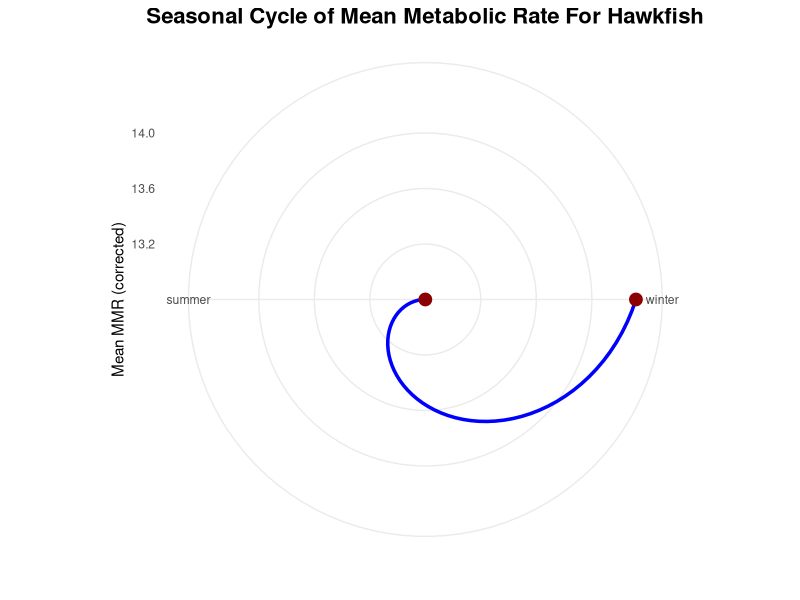
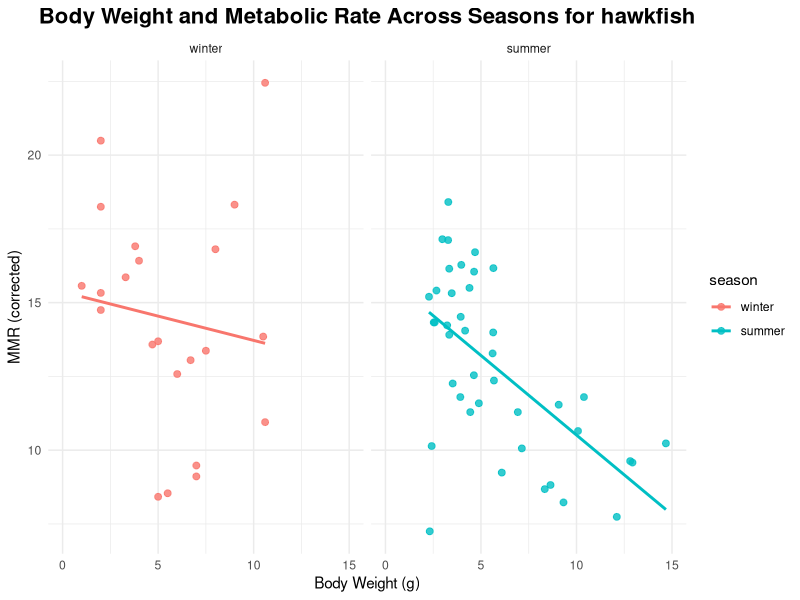
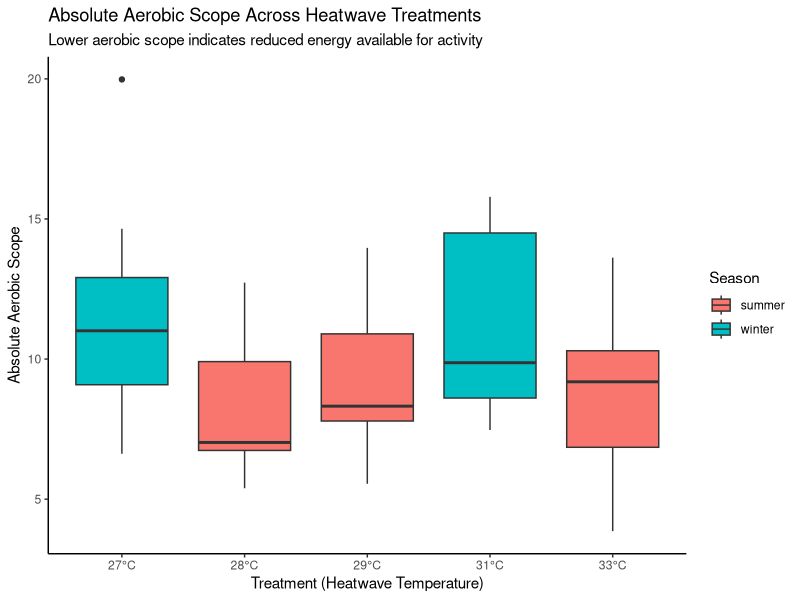
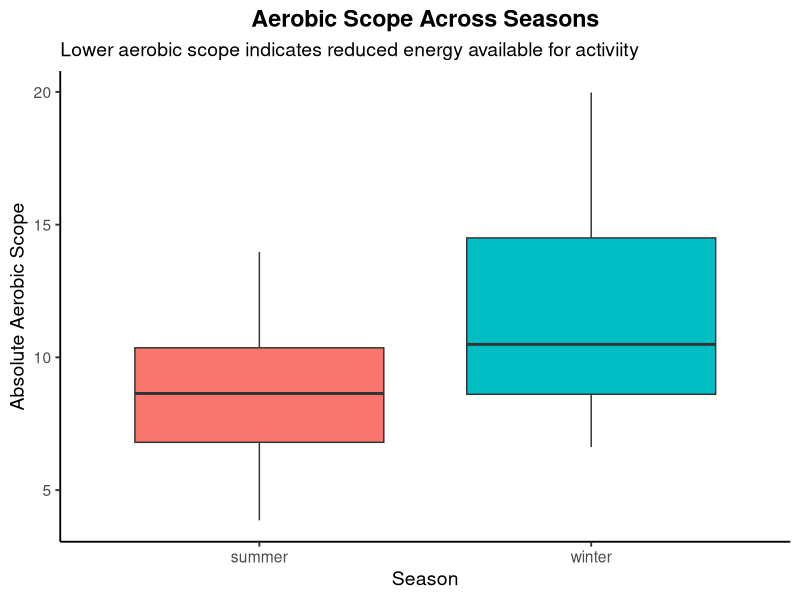
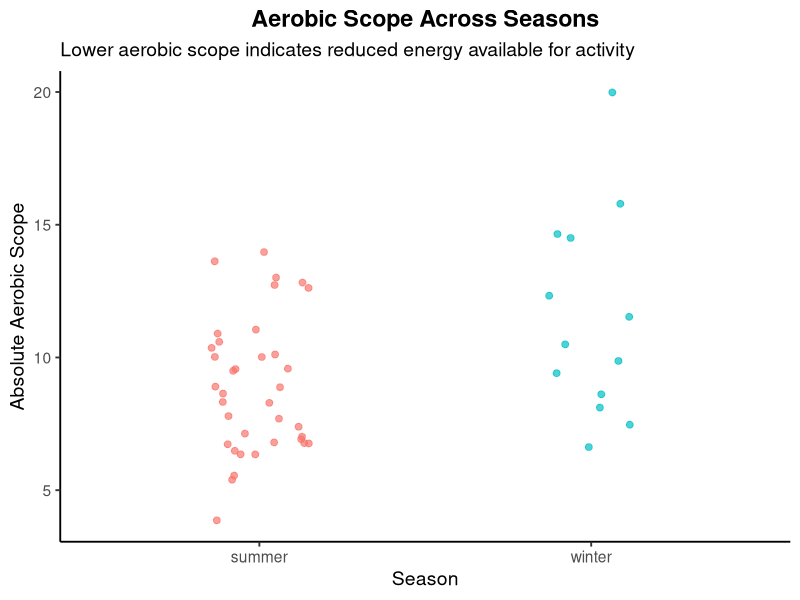
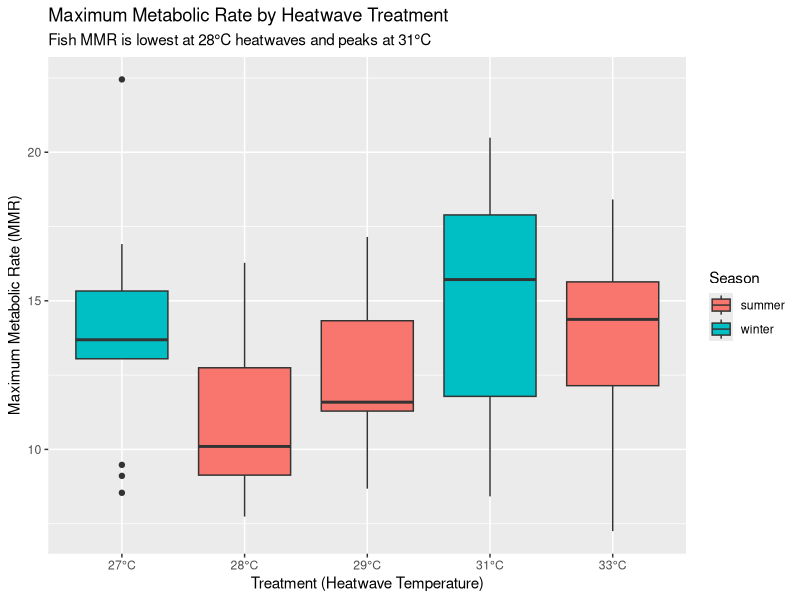
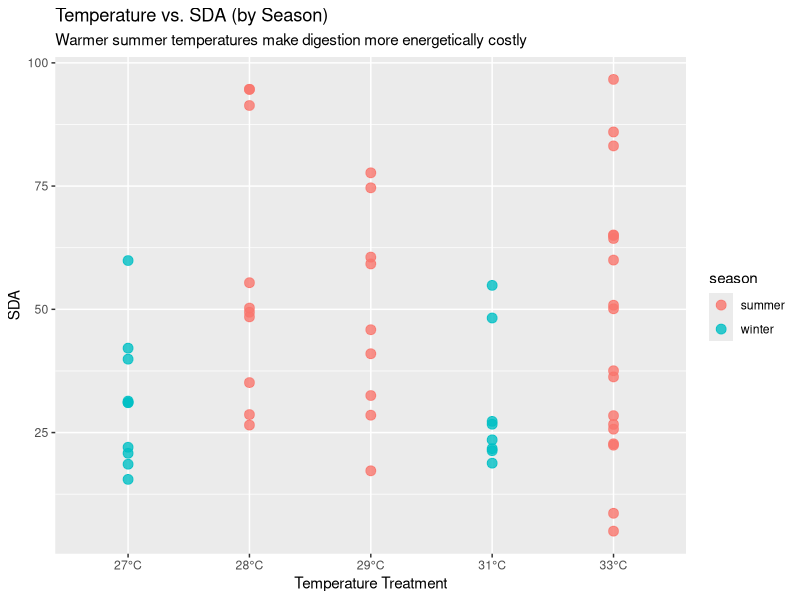
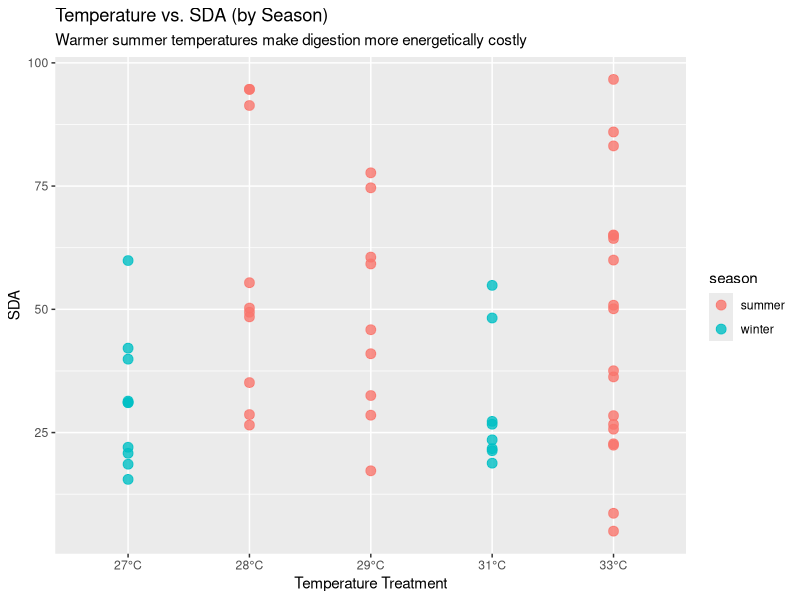

Generate these figures, in order, with R: (Note: this script raises an error after producing the figures.)
## ---- chunk 1
library(tidyverse)
library(broom)
library(viridisLite)
library(ggplot2)
## ---- chunk 2
heatwaves_coral_fish <- read_csv("../data/VanWert_etal_2023_hawkfish.csv")
glimpse(heatwaves_coral_fish)
## ---- chunk 3
heatwaves_coral_fish_clean <- heatwaves_coral_fish |>
  rename(wet_mass = bw_g,
         total_length = tl_cm,
         standard_length = sl_cm,
         max_metabolic_rate = mmr_corrected,
         standard_metabolic_rate = smr_low10_all,
         absolute_aerobic_scope = aas_corrected,
         factorial_aerobic_scope = fas,
         SDA_coeff = sda_coeff,
         temp_of_arrhythmia = tarr,
         peak_max_heart_rate = fhmax_peak,
         temp_at_max_heart_rate = tpeak)
## ---- chunk 4

heatwave_vs_mmr <- heatwaves_coral_fish_clean |>
  filter(treatment_new != "wild") |>
  ggplot(aes(x = treatment_new, y = max_metabolic_rate, fill = season)) +
  geom_boxplot() +
  scale_x_discrete(labels = function(x) paste0(x, "°C")) +
  labs(
    title = "Maximum Metabolic Rate by Heatwave Treatment",
    subtitle = "Fish MMR is lowest at 28°C heatwaves and peaks at 31°C",
    x = "Treatment (Heatwave Temperature)",
    y = "Maximum Metabolic Rate (MMR)",
    fill = "Season"
  )

# Save the plot
ggsave("fig_mmr_vs_heatwave_boxplot.png", heatwave_vs_mmr, width = 7, height = 5)

## ---- chunk 5

temp_energy_season <- heatwaves_coral_fish_clean |>
  filter(treatment_new != "wild") |>
  ggplot(aes(x = treatment_new, y = SDA_integrated, color = season)) +
  geom_point(alpha = 0.8, size = 3) +
  scale_x_discrete(labels = function(x) ifelse(x == "wild", "wild", paste0(x, "°C"))) +
  labs(
    title = "Temperature vs. SDA (by Season)",
    subtitle = "Warmer summer temperatures make digestion more energetically costly",
    x = "Temperature Treatment",
    y = "SDA"
  )

# Save the plot
ggsave("fig_temp_energy_season_scatterplot.png", temp_energy_season, width = 7, height = 5)
## ---- chunk 6

df <- read.csv("../data/VanWert_etal_2023_hawkfish.csv")
df$season <- factor(df$season, 
                    levels = c("winter", "spring", "summer", "fall"))


season_means <- df |>
  group_by(season) |>
  summarise(mean_mmr = mean(mmr_corrected, na.rm = TRUE))


ggplot(season_means, aes(x = season, y = mean_mmr, group = 1)) +
  geom_line(size = 1.2, color = "blue") +
  geom_point(size = 4, color = "darkred") +
  coord_polar() +
  theme_minimal() +
  labs(
    title = "Seasonal Cycle of Mean Metabolic Rate For Hawkfish",
    x = "",
    y = "Mean MMR (corrected)"
  ) +
  theme(
    plot.title = element_text(size = 16, face = "bold", hjust = 0.5)
   
  )

#save plot
ggsave("fig_polar_plot_metabolic_rate_per_season.png", temp_energy_season, width = 7, height = 5)


## ---- chunk 7

df <- read.csv("../data/VanWert_etal_2023_hawkfish.csv")

df$season <- factor(df$season, 
                    levels = c("winter", "spring", "summer", "fall"))

ggplot(df, aes(x = bw_g, y = mmr_corrected, color = season)) +
  geom_point(alpha = 0.8, size = 2) +
  geom_smooth(method = "lm", se = FALSE) +
  facet_wrap(~ season, nrow = 1) +
  xlim(0,15)+
  theme_minimal() +
  labs(
    title = "Body Weight and Metabolic Rate Across Seasons for hawkfish",
    x = "Body Weight (g)",
    y = "MMR (corrected)"
  ) +
  theme(
    plot.title = element_text(size = 16, face = "bold", hjust = 0.5)

  )
#save plot 
ggsave("fig_body_weight_and_metabolic_rate.png", temp_energy_season, width = 7, height = 5)
## ---- chunk 8

aerobic_scope_treatment <- heatwaves_coral_fish_clean |>
  filter(treatment_new != "wild") |>
  mutate(treatment_new = factor(treatment_new,
                                levels = c("27", "28", "29", "31", "33"))) |>
  ggplot(aes(x = treatment_new,
             y = absolute_aerobic_scope,
             fill = season)) +
  geom_boxplot(position = position_dodge(width = 0.8)) +
  scale_x_discrete(labels = function(x) paste0(x, "°C")) +
  labs(
    title = "Absolute Aerobic Scope Across Heatwave Treatments",
    subtitle = "Lower aerobic scope indicates reduced energy available for activity",
    x = "Treatment (Heatwave Temperature)",
    y = "Absolute Aerobic Scope",
    fill = "Season"
  ) +
  theme_classic()

aerobic_scope_treatment
# Save the plot
ggsave("fig_aerobic_vs_heatwave_boxplot.png", aerobic_scope_treatment, width = 7, height = 5)

## ---- chunk 9
heatwaves_coral_fish_clean |>
  ggplot(aes(x = season, y = absolute_aerobic_scope, fill = season)) +
  geom_boxplot() +
  labs(
    title = "Aerobic Scope Across Seasons",
    subtitle = "Lower aerobic scope indicates reduced energy available for activiity",
    x = "Season",
    y = "Absolute Aerobic Scope"
  ) +
  theme_classic(base_size = 14) +
  theme(
    legend.position = "none",
    plot.title = element_text(face = "bold", hjust = 0.5)
  )

heatwaves_coral_fish_clean |>
  ggplot(aes(x = season, y = absolute_aerobic_scope, color = season)) +
  geom_jitter(width = 0.15, size = 2, alpha = 0.7) +
  labs(
    title = "Aerobic Scope Across Seasons",
    subtitle = "Lower aerobic scope indicates reduced energy available for activity",
    x = "Season",
    y = "Absolute Aerobic Scope"
  ) +
  theme_classic(base_size = 14) +
  theme(
    legend.position = "none",
    plot.title = element_text(face = "bold", hjust = 0.5)
  )
## ---- chunk 10
ggplot(VanWert_etal_2023_hawkfish, mapping = aes(x = mmr_corrected, y = aas_corrected, color = season)) + 
  geom_point(size = 3, alpha = 0.8) +
  labs(
    title = "Relationship between Metabolic Rate and Aeroic Scope",
    x = "Maximum Metabolic Rate",
    y = "Absolute Aerobic Scope",
    color = "Season"
  )
## ---- chunk 11

## ---- chunk 12
